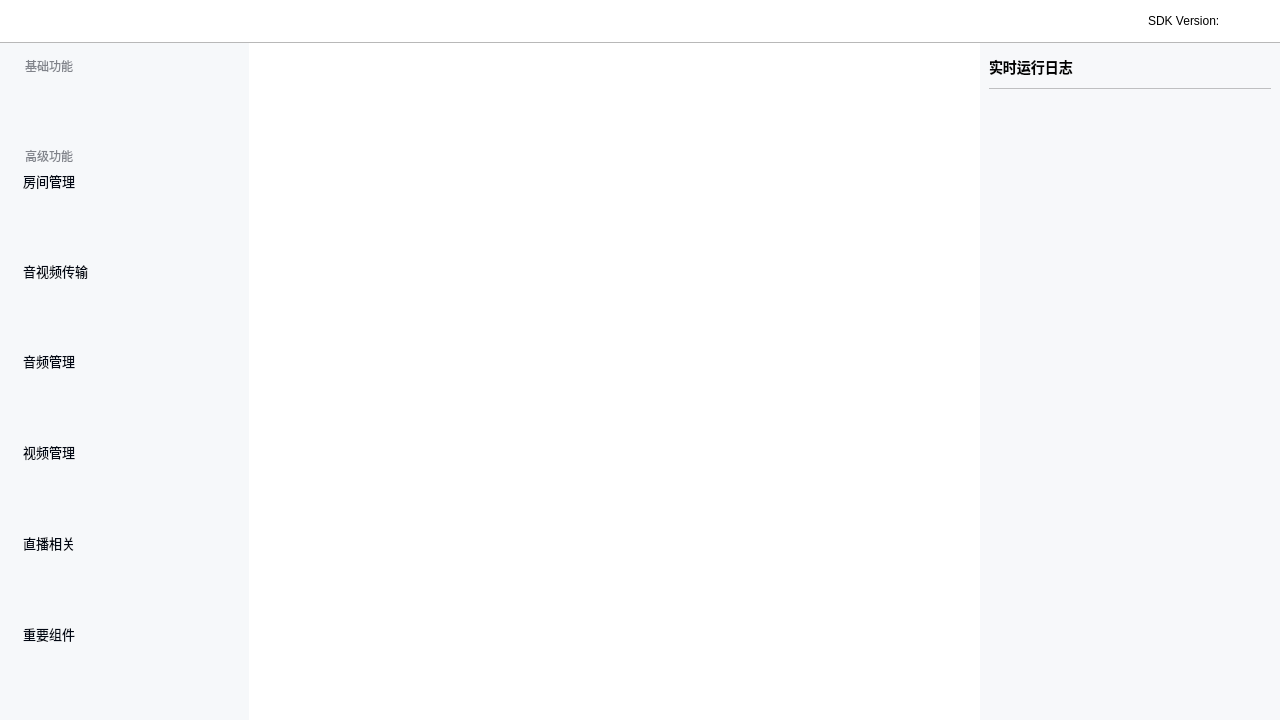
<?xml version="1.0" encoding="UTF-8"?>
<ui version="4.0">
 <class>MainWindow</class>
 <widget class="QMainWindow" name="MainWindow">
  <property name="geometry">
   <rect>
    <x>0</x>
    <y>0</y>
    <width>1280</width>
    <height>720</height>
   </rect>
  </property>
  <property name="minimumSize">
   <size>
    <width>1280</width>
    <height>720</height>
   </size>
  </property>
  <property name="maximumSize">
   <size>
    <width>2000</width>
    <height>977</height>
   </size>
  </property>
  <property name="windowTitle">
   <string>MainWindow</string>
  </property>
  <property name="styleSheet">
   <string notr="true"/>
  </property>
  <widget class="QWidget" name="centralwidget">
   <layout class="QVBoxLayout" name="verticalLayout_2">
    <property name="spacing">
     <number>0</number>
    </property>
    <property name="leftMargin">
     <number>0</number>
    </property>
    <property name="topMargin">
     <number>0</number>
    </property>
    <property name="rightMargin">
     <number>0</number>
    </property>
    <property name="bottomMargin">
     <number>0</number>
    </property>
    <item>
     <widget class="QWidget" name="widget_top" native="true">
      <property name="styleSheet">
       <string notr="true">background-color: rgb(255, 255, 255);</string>
      </property>
      <layout class="QHBoxLayout" name="horizontalLayout">
       <item>
        <widget class="QLabel" name="label_11">
         <property name="minimumSize">
          <size>
           <width>20</width>
           <height>0</height>
          </size>
         </property>
         <property name="text">
          <string/>
         </property>
        </widget>
       </item>
       <item>
        <widget class="QLabel" name="label_icon">
         <property name="minimumSize">
          <size>
           <width>228</width>
           <height>24</height>
          </size>
         </property>
         <property name="maximumSize">
          <size>
           <width>228</width>
           <height>24</height>
          </size>
         </property>
         <property name="styleSheet">
          <string notr="true">border-image: url(:/img/Resources/ui/Frame.png);</string>
         </property>
         <property name="text">
          <string/>
         </property>
        </widget>
       </item>
       <item>
        <spacer name="horizontalSpacer">
         <property name="orientation">
          <enum>Qt::Horizontal</enum>
         </property>
         <property name="sizeHint" stdset="0">
          <size>
           <width>40</width>
           <height>20</height>
          </size>
         </property>
        </spacer>
       </item>
       <item>
        <widget class="QLabel" name="label_v">
         <property name="text">
          <string>SDK Version:</string>
         </property>
        </widget>
       </item>
       <item>
        <widget class="QLabel" name="label_version">
         <property name="text">
          <string/>
         </property>
        </widget>
       </item>
       <item>
        <widget class="QLabel" name="label_12">
         <property name="minimumSize">
          <size>
           <width>32</width>
           <height>0</height>
          </size>
         </property>
         <property name="text">
          <string/>
         </property>
        </widget>
       </item>
      </layout>
     </widget>
    </item>
    <item>
     <widget class="QLabel" name="label_10">
      <property name="minimumSize">
       <size>
        <width>0</width>
        <height>1</height>
       </size>
      </property>
      <property name="maximumSize">
       <size>
        <width>16777215</width>
        <height>1</height>
       </size>
      </property>
      <property name="frameShape">
       <enum>QFrame::StyledPanel</enum>
      </property>
      <property name="text">
       <string/>
      </property>
     </widget>
    </item>
    <item>
     <layout class="QHBoxLayout" name="horizontalLayout_2" stretch="0,10,0">
      <property name="spacing">
       <number>0</number>
      </property>
      <item>
       <widget class="QFrame" name="frame">
        <property name="minimumSize">
         <size>
          <width>220</width>
          <height>0</height>
         </size>
        </property>
        <property name="styleSheet">
         <string notr="true">background-color: rgb(246, 248, 250);</string>
        </property>
        <property name="frameShape">
         <enum>QFrame::NoFrame</enum>
        </property>
        <property name="frameShadow">
         <enum>QFrame::Raised</enum>
        </property>
        <layout class="QVBoxLayout" name="verticalLayout">
         <property name="spacing">
          <number>0</number>
         </property>
         <property name="leftMargin">
          <number>12</number>
         </property>
         <property name="topMargin">
          <number>12</number>
         </property>
         <item>
          <widget class="QLabel" name="label_2">
           <property name="minimumSize">
            <size>
             <width>0</width>
             <height>22</height>
            </size>
           </property>
           <property name="maximumSize">
            <size>
             <width>16777215</width>
             <height>22</height>
            </size>
           </property>
           <property name="styleSheet">
            <string notr="true">QLabel{
	text-align:left;
	font-weight: bold;
	padding-left: 10px;
	color: #80838A;
	font-family: PingFang SC;
	font-size: 12px;
	font-style: normal;
	font-weight: 400;
	line-height: 22px; 
}

</string>
           </property>
           <property name="text">
            <string>基础功能</string>
           </property>
           <property name="alignment">
            <set>Qt::AlignLeading|Qt::AlignLeft|Qt::AlignVCenter</set>
           </property>
          </widget>
         </item>
         <item>
          <layout class="QHBoxLayout" name="horizontalLayout_8">
           <item>
            <widget class="QLabel" name="label_9">
             <property name="minimumSize">
              <size>
               <width>28</width>
               <height>0</height>
              </size>
             </property>
             <property name="text">
              <string/>
             </property>
            </widget>
           </item>
           <item>
            <widget class="ListWidget" name="listWidget_quick_start">
             <property name="minimumSize">
              <size>
               <width>0</width>
               <height>0</height>
              </size>
             </property>
             <property name="maximumSize">
              <size>
               <width>200</width>
               <height>16777215</height>
              </size>
             </property>
             <property name="frameShape">
              <enum>QFrame::NoFrame</enum>
             </property>
            </widget>
           </item>
          </layout>
         </item>
         <item>
          <widget class="QLabel" name="label_3">
           <property name="minimumSize">
            <size>
             <width>0</width>
             <height>25</height>
            </size>
           </property>
           <property name="styleSheet">
            <string notr="true">QLabel{
	text-align:left;
	font-weight: bold;
	padding-left: 10px;
	color: #80838A;
	font-family: PingFang SC;
	font-size: 12px;
	font-style: normal;
	font-weight: 400;
	line-height: 22px; 
}

</string>
           </property>
           <property name="text">
            <string>高级功能</string>
           </property>
           <property name="alignment">
            <set>Qt::AlignLeading|Qt::AlignLeft|Qt::AlignVCenter</set>
           </property>
          </widget>
         </item>
         <item>
          <widget class="QPushButton" name="btn_room">
           <property name="enabled">
            <bool>false</bool>
           </property>
           <property name="sizePolicy">
            <sizepolicy hsizetype="Minimum" vsizetype="Fixed">
             <horstretch>0</horstretch>
             <verstretch>0</verstretch>
            </sizepolicy>
           </property>
           <property name="minimumSize">
            <size>
             <width>0</width>
             <height>25</height>
            </size>
           </property>
           <property name="maximumSize">
            <size>
             <width>200</width>
             <height>25</height>
            </size>
           </property>
           <property name="styleSheet">
            <string notr="true">QPushButton{
	text-align:left;
	font-weight: bold;
	padding-left: 10px;
	color: #020814;
	font-family: PingFang SC;	
	font-size: 13px;
	font-style: normal;
	font-weight: 400;
	line-height: 22px; /* 169.231% */
	letter-spacing: 0.039px;
}

</string>
           </property>
           <property name="text">
            <string>房间管理</string>
           </property>
           <property name="icon">
            <iconset resource="../resources.qrc">
             <normaloff>:/img/Resources/ui/room.png</normaloff>
             <normalon>:/img/Resources/ui/room2.png</normalon>:/img/Resources/ui/room.png</iconset>
           </property>
           <property name="flat">
            <bool>true</bool>
           </property>
          </widget>
         </item>
         <item>
          <layout class="QHBoxLayout" name="horizontalLayout_3">
           <item>
            <widget class="QLabel" name="label_4">
             <property name="minimumSize">
              <size>
               <width>28</width>
               <height>0</height>
              </size>
             </property>
             <property name="text">
              <string/>
             </property>
            </widget>
           </item>
           <item>
            <widget class="ListWidget" name="listWidget_room">
             <property name="minimumSize">
              <size>
               <width>0</width>
               <height>0</height>
              </size>
             </property>
             <property name="maximumSize">
              <size>
               <width>200</width>
               <height>16777215</height>
              </size>
             </property>
             <property name="frameShape">
              <enum>QFrame::NoFrame</enum>
             </property>
            </widget>
           </item>
          </layout>
         </item>
         <item>
          <widget class="QPushButton" name="btn_audio_video">
           <property name="enabled">
            <bool>false</bool>
           </property>
           <property name="sizePolicy">
            <sizepolicy hsizetype="Minimum" vsizetype="Fixed">
             <horstretch>0</horstretch>
             <verstretch>0</verstretch>
            </sizepolicy>
           </property>
           <property name="minimumSize">
            <size>
             <width>0</width>
             <height>25</height>
            </size>
           </property>
           <property name="maximumSize">
            <size>
             <width>200</width>
             <height>25</height>
            </size>
           </property>
           <property name="styleSheet">
            <string notr="true">QPushButton{
	text-align:left;
	font-weight: bold;
	padding-left: 10px;
	color: #020814;
	font-family: PingFang SC;	
	font-size: 13px;
	font-style: normal;
	font-weight: 400;
	line-height: 22px; /* 169.231% */
	letter-spacing: 0.039px;
}

</string>
           </property>
           <property name="text">
            <string>音视频传输</string>
           </property>
           <property name="icon">
            <iconset resource="../resources.qrc">
             <normaloff>:/img/Resources/ui/trans.png</normaloff>
             <normalon>:/img/Resources/ui/trans2.png</normalon>:/img/Resources/ui/trans.png</iconset>
           </property>
           <property name="flat">
            <bool>true</bool>
           </property>
          </widget>
         </item>
         <item>
          <layout class="QHBoxLayout" name="horizontalLayout_4">
           <item>
            <widget class="QLabel" name="label_5">
             <property name="minimumSize">
              <size>
               <width>28</width>
               <height>0</height>
              </size>
             </property>
             <property name="text">
              <string/>
             </property>
            </widget>
           </item>
           <item>
            <widget class="ListWidget" name="listWidget_audio_video">
             <property name="minimumSize">
              <size>
               <width>0</width>
               <height>0</height>
              </size>
             </property>
             <property name="maximumSize">
              <size>
               <width>200</width>
               <height>16777215</height>
              </size>
             </property>
             <property name="frameShape">
              <enum>QFrame::NoFrame</enum>
             </property>
            </widget>
           </item>
          </layout>
         </item>
         <item>
          <widget class="QPushButton" name="btn_audio">
           <property name="enabled">
            <bool>false</bool>
           </property>
           <property name="sizePolicy">
            <sizepolicy hsizetype="Minimum" vsizetype="Fixed">
             <horstretch>0</horstretch>
             <verstretch>0</verstretch>
            </sizepolicy>
           </property>
           <property name="minimumSize">
            <size>
             <width>0</width>
             <height>25</height>
            </size>
           </property>
           <property name="maximumSize">
            <size>
             <width>200</width>
             <height>25</height>
            </size>
           </property>
           <property name="styleSheet">
            <string notr="true">QPushButton{
	text-align:left;
	font-weight: bold;
	padding-left: 10px;
	color: #020814;
	font-family: PingFang SC;	
	font-size: 13px;
	font-style: normal;
	font-weight: 400;
	line-height: 22px; /* 169.231% */
	letter-spacing: 0.039px;
}

</string>
           </property>
           <property name="text">
            <string>音频管理</string>
           </property>
           <property name="icon">
            <iconset resource="../resources.qrc">
             <normaloff>:/img/Resources/ui/audio.png</normaloff>
             <normalon>:/img/Resources/ui/audio2.png</normalon>:/img/Resources/ui/audio.png</iconset>
           </property>
           <property name="flat">
            <bool>true</bool>
           </property>
          </widget>
         </item>
         <item>
          <layout class="QHBoxLayout" name="horizontalLayout_5">
           <item>
            <widget class="QLabel" name="label_6">
             <property name="minimumSize">
              <size>
               <width>28</width>
               <height>0</height>
              </size>
             </property>
             <property name="text">
              <string/>
             </property>
            </widget>
           </item>
           <item>
            <widget class="ListWidget" name="listWidget_audio">
             <property name="minimumSize">
              <size>
               <width>0</width>
               <height>0</height>
              </size>
             </property>
             <property name="maximumSize">
              <size>
               <width>200</width>
               <height>16777215</height>
              </size>
             </property>
             <property name="frameShape">
              <enum>QFrame::NoFrame</enum>
             </property>
            </widget>
           </item>
          </layout>
         </item>
         <item>
          <widget class="QPushButton" name="btn_video">
           <property name="enabled">
            <bool>false</bool>
           </property>
           <property name="sizePolicy">
            <sizepolicy hsizetype="Minimum" vsizetype="Fixed">
             <horstretch>0</horstretch>
             <verstretch>0</verstretch>
            </sizepolicy>
           </property>
           <property name="minimumSize">
            <size>
             <width>0</width>
             <height>25</height>
            </size>
           </property>
           <property name="maximumSize">
            <size>
             <width>200</width>
             <height>25</height>
            </size>
           </property>
           <property name="styleSheet">
            <string notr="true">QPushButton{
	text-align:left;
	font-weight: bold;
	padding-left: 10px;
	color: #020814;
	font-family: PingFang SC;	
	font-size: 13px;
	font-style: normal;
	font-weight: 400;
	line-height: 22px; /* 169.231% */
	letter-spacing: 0.039px;
}

</string>
           </property>
           <property name="text">
            <string>视频管理</string>
           </property>
           <property name="icon">
            <iconset resource="../resources.qrc">
             <normaloff>:/img/Resources/ui/video.png</normaloff>
             <normalon>:/img/Resources/ui/video2.png</normalon>:/img/Resources/ui/video.png</iconset>
           </property>
           <property name="flat">
            <bool>true</bool>
           </property>
          </widget>
         </item>
         <item>
          <layout class="QHBoxLayout" name="horizontalLayout_6">
           <item>
            <widget class="QLabel" name="label_7">
             <property name="minimumSize">
              <size>
               <width>28</width>
               <height>0</height>
              </size>
             </property>
             <property name="text">
              <string/>
             </property>
            </widget>
           </item>
           <item>
            <widget class="ListWidget" name="listWidget_video">
             <property name="minimumSize">
              <size>
               <width>0</width>
               <height>0</height>
              </size>
             </property>
             <property name="maximumSize">
              <size>
               <width>200</width>
               <height>16777215</height>
              </size>
             </property>
             <property name="frameShape">
              <enum>QFrame::NoFrame</enum>
             </property>
            </widget>
           </item>
          </layout>
         </item>
         <item>
          <widget class="QPushButton" name="btn_publish_stream">
           <property name="enabled">
            <bool>false</bool>
           </property>
           <property name="sizePolicy">
            <sizepolicy hsizetype="Minimum" vsizetype="Fixed">
             <horstretch>0</horstretch>
             <verstretch>0</verstretch>
            </sizepolicy>
           </property>
           <property name="minimumSize">
            <size>
             <width>0</width>
             <height>25</height>
            </size>
           </property>
           <property name="maximumSize">
            <size>
             <width>200</width>
             <height>25</height>
            </size>
           </property>
           <property name="styleSheet">
            <string notr="true">QPushButton{
	text-align:left;
	font-weight: bold;
	padding-left: 10px;
	color: #020814;
	font-family: PingFang SC;	
	font-size: 13px;
	font-style: normal;
	font-weight: 400;
	line-height: 22px; /* 169.231% */
	letter-spacing: 0.039px;
}

</string>
           </property>
           <property name="text">
            <string>直播相关</string>
           </property>
           <property name="icon">
            <iconset resource="../resources.qrc">
             <normaloff>:/img/Resources/ui/cdn.png</normaloff>
             <normalon>:/img/Resources/ui/cdn2.png</normalon>:/img/Resources/ui/cdn.png</iconset>
           </property>
           <property name="flat">
            <bool>true</bool>
           </property>
          </widget>
         </item>
         <item>
          <layout class="QHBoxLayout" name="horizontalLayout_7">
           <item>
            <widget class="QLabel" name="label_8">
             <property name="minimumSize">
              <size>
               <width>28</width>
               <height>0</height>
              </size>
             </property>
             <property name="text">
              <string/>
             </property>
            </widget>
           </item>
           <item>
            <widget class="ListWidget" name="listWidget_stream">
             <property name="minimumSize">
              <size>
               <width>0</width>
               <height>0</height>
              </size>
             </property>
             <property name="maximumSize">
              <size>
               <width>200</width>
               <height>16777215</height>
              </size>
             </property>
             <property name="frameShape">
              <enum>QFrame::NoFrame</enum>
             </property>
            </widget>
           </item>
          </layout>
         </item>
         <item>
          <widget class="QPushButton" name="btn_third_party">
           <property name="enabled">
            <bool>false</bool>
           </property>
           <property name="sizePolicy">
            <sizepolicy hsizetype="Minimum" vsizetype="Fixed">
             <horstretch>0</horstretch>
             <verstretch>0</verstretch>
            </sizepolicy>
           </property>
           <property name="minimumSize">
            <size>
             <width>0</width>
             <height>25</height>
            </size>
           </property>
           <property name="maximumSize">
            <size>
             <width>200</width>
             <height>25</height>
            </size>
           </property>
           <property name="styleSheet">
            <string notr="true">QPushButton{
	text-align:left;
	font-weight: bold;
	padding-left: 10px;
	color: #020814;
	font-family: PingFang SC;	
	font-size: 13px;
	font-style: normal;
	font-weight: 400;
	line-height: 22px; /* 169.231% */
	letter-spacing: 0.039px;
}

</string>
           </property>
           <property name="text">
            <string>重要组件</string>
           </property>
           <property name="icon">
            <iconset resource="../resources.qrc">
             <normaloff>:/img/Resources/ui/plugin.png</normaloff>:/img/Resources/ui/plugin.png</iconset>
           </property>
           <property name="flat">
            <bool>true</bool>
           </property>
          </widget>
         </item>
         <item>
          <layout class="QHBoxLayout" name="horizontalLayout_13">
           <item>
            <widget class="QLabel" name="label_16">
             <property name="minimumSize">
              <size>
               <width>28</width>
               <height>0</height>
              </size>
             </property>
             <property name="text">
              <string/>
             </property>
            </widget>
           </item>
           <item>
            <widget class="ListWidget" name="listWidget_plugin">
             <property name="minimumSize">
              <size>
               <width>0</width>
               <height>0</height>
              </size>
             </property>
             <property name="maximumSize">
              <size>
               <width>200</width>
               <height>16777215</height>
              </size>
             </property>
             <property name="frameShape">
              <enum>QFrame::NoFrame</enum>
             </property>
            </widget>
           </item>
          </layout>
         </item>
         <item>
          <spacer name="verticalSpacer_2">
           <property name="orientation">
            <enum>Qt::Vertical</enum>
           </property>
           <property name="sizeHint" stdset="0">
            <size>
             <width>20</width>
             <height>40</height>
            </size>
           </property>
          </spacer>
         </item>
         <item>
          <spacer name="verticalSpacer">
           <property name="orientation">
            <enum>Qt::Vertical</enum>
           </property>
           <property name="sizeHint" stdset="0">
            <size>
             <width>20</width>
             <height>40</height>
            </size>
           </property>
          </spacer>
         </item>
        </layout>
       </widget>
      </item>
      <item>
       <widget class="QWidget" name="widget" native="true">
        <property name="minimumSize">
         <size>
          <width>600</width>
          <height>600</height>
         </size>
        </property>
        <property name="styleSheet">
         <string notr="true">QWidget{background-color: rgb(255, 255, 255);}</string>
        </property>
        <layout class="QVBoxLayout" name="verticalLayout_3">
         <property name="leftMargin">
          <number>2</number>
         </property>
         <property name="topMargin">
          <number>2</number>
         </property>
         <property name="rightMargin">
          <number>2</number>
         </property>
         <property name="bottomMargin">
          <number>2</number>
         </property>
         <item>
          <layout class="QVBoxLayout" name="verticalLayout_widget"/>
         </item>
        </layout>
       </widget>
      </item>
      <item>
       <widget class="QWidget" name="widget_2" native="true">
        <property name="minimumSize">
         <size>
          <width>300</width>
          <height>0</height>
         </size>
        </property>
        <property name="styleSheet">
         <string notr="true">background-color: #f7f8fa;</string>
        </property>
        <layout class="QVBoxLayout" name="verticalLayout_4">
         <property name="spacing">
          <number>6</number>
         </property>
         <item>
          <widget class="QLabel" name="label_13">
           <property name="maximumSize">
            <size>
             <width>16777215</width>
             <height>30</height>
            </size>
           </property>
           <property name="styleSheet">
            <string notr="true">color: var(--text-color-text-1, #0C0D0E);
text-align: center;
font-family: PingFang SC;
font-size: 14px;
font-style: normal;
font-weight: 600;
line-height: normal;</string>
           </property>
           <property name="text">
            <string>实时运行日志</string>
           </property>
          </widget>
         </item>
         <item>
          <widget class="QLabel" name="label_14">
           <property name="minimumSize">
            <size>
             <width>0</width>
             <height>1</height>
            </size>
           </property>
           <property name="maximumSize">
            <size>
             <width>16777214</width>
             <height>1</height>
            </size>
           </property>
           <property name="frameShape">
            <enum>QFrame::StyledPanel</enum>
           </property>
           <property name="frameShadow">
            <enum>QFrame::Sunken</enum>
           </property>
           <property name="text">
            <string/>
           </property>
          </widget>
         </item>
         <item>
          <widget class="LogWidget" name="widget_log" native="true"/>
         </item>
        </layout>
       </widget>
      </item>
     </layout>
    </item>
   </layout>
  </widget>
 </widget>
 <customwidgets>
  <customwidget>
   <class>LogWidget</class>
   <extends>QWidget</extends>
   <header location="global">LogWidget.h</header>
   <container>1</container>
  </customwidget>
  <customwidget>
   <class>ListWidget</class>
   <extends>QListWidget</extends>
   <header location="global">Public/ListWidget.h</header>
  </customwidget>
 </customwidgets>
 <resources>
  <include location="../resources.qrc"/>
 </resources>
 <connections/>
</ui>
